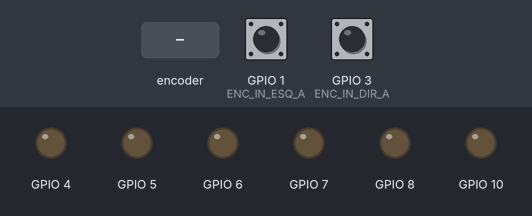
Recording of a program running on a simulated ESP32-C3. Parts: output pins drawn as LEDs (lit = HIGH). Inputs (shaded band) come from the test bench; at power-on: GPIO 3 (ENC_IN_DIR_A) HIGH, GPIO 1 (ENC_IN_ESQ_A) HIGH. What the program prints to the serial monitor is not drawn.

Above: at 1.2 s.
1.3 s: GPIO 3 (ENC_IN_DIR_A) pulled LOW for 1 s
At 2.16 s:
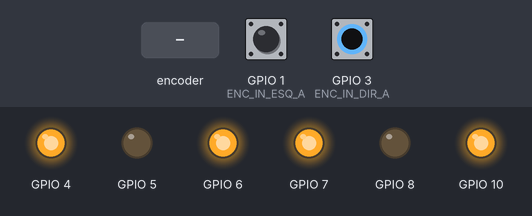
4.3 s: rotary encoder on GPIO 1 (ENC_IN_ESQ_A) / GPIO 0 (ENC_IN_ESQ_B) turned 3 steps (first pin leading)
At 6.4 s:
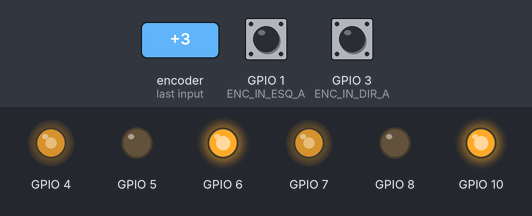
Timing chart, 0 to 8.5 s (numbered marks = the images above; inputs shaded):
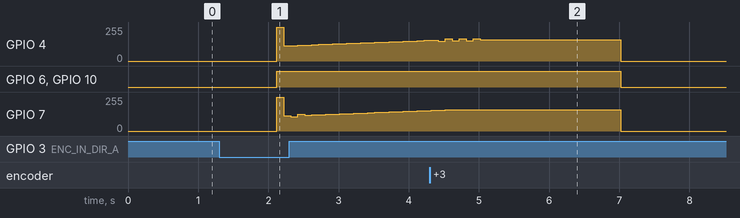

The program:

main.cpp
```cpp
#include <Arduino.h>

#define ENC_IN_ESQ_A 1//0
#define ENC_IN_ESQ_B 0//1
#define ENC_IN_DIR_A 3
#define ENC_IN_DIR_B 2

// Pinos da Ponte H
#define MOT_ESQ_PWM 4
#define MOT_ESQ_IN1 6
#define MOT_ESQ_IN2 5
#define MOT_DIR_PWM 7
#define MOT_DIR_IN1 10
#define MOT_DIR_IN2 8

#define COMPRIMENTO_RODA 0.68 // cm

volatile long ticks_esq = 0;
volatile long ticks_dir = 0;

long ticks_ant_esq = ticks_esq;
long ticks_ant_dir = ticks_dir;

long delta_tempo = 0;

// Variaveis para garantir que o loop principal rode em frequencia fixa (Sem delay!)
long tempo_anterior = 0;
const int INTERVALO_AMOSTRAGEM_MS = 100; // Roda o controle a 20Hz

double kp = 2.0;
double ki = 0.5;
double kd = 1.0;

// Variáveis PID
double erroIntegral = 0;
double erroAnterior = 0;

struct Motor {
      // Pinos de controle (Ponte H)
      int pinPWM;
      int pinIN1;
      int pinIN2;

      // Variáveis de Velocidade
      double velocidadeDesejada;
      double velocidadeAtual;

      // Variáveis do PID
      double erroIntegral;
      double erroAnterior;

      int direcao;
};

Motor motorEsquerdo = {MOT_ESQ_PWM, MOT_ESQ_IN1, MOT_ESQ_IN2, 0.0, 0.0, 0.0, 0.0, 0};
Motor motorDireito  = {MOT_DIR_PWM, MOT_DIR_IN1, MOT_DIR_IN2, 0.0, 0.0, 0.0, 0.0, 0};

// ISR do Encoder Esquerdo
void IRAM_ATTR isr_encoder_esq() {
  /*if (digitalRead(ENC_IN_ESQ_B) == HIGH) {
    ticks_esq++;
  } else {
    ticks_esq--;
  }*/
 ticks_esq++;
}

// ISR do Encoder Direito
void IRAM_ATTR isr_encoder_dir() {
  /*if (digitalRead(ENC_IN_DIR_B) == HIGH) {
    ticks_dir++;
  } else {
    ticks_dir--;
  }*/
 ticks_dir++;
}


void calcula_odometria() {
  // O resgate de variaveis volatile precisa ser rapido.
  // Desligamos as interrupcoes por um microssegundo para copiar os valores e nao corromper os dados.
  noInterrupts();
  long ticks_atuais_esq = ticks_esq;
  long ticks_atuais_dir = ticks_dir;

  interrupts();

  // Quantidade de ticks no intervalo delta de tempo
  int delta_ticks_esq = ticks_atuais_esq - ticks_ant_esq;
  int delta_ticks_dir = ticks_atuais_dir - ticks_ant_dir;


  // Tick por seg
  // Calcular para cada roda
  double vel_esq_ticks = ((double)delta_ticks_esq / ((double)delta_tempo / 1000));
  double vel_dir_ticks = ((double)delta_ticks_dir / ((double)delta_tempo / 1000));


  // Velocidade angular
  // 1 tick /10
  double rot_dir = vel_dir_ticks / 10;
  double rot_esq = vel_esq_ticks / 10;

  motorEsquerdo.velocidadeAtual = rot_esq * COMPRIMENTO_RODA * motorEsquerdo.direcao;
  motorDireito.velocidadeAtual = rot_dir * COMPRIMENTO_RODA * motorDireito.direcao;

  Serial.print("Delta ticks (esq) (dir) = ");
  Serial.print(delta_ticks_esq);
  Serial.print("    ");
  Serial.println(delta_ticks_dir);

  Serial.print("Velocidade Linear (esq) (dir) = ");
  Serial.print(motorEsquerdo.velocidadeAtual);
  Serial.print("    ");
  Serial.println(motorDireito.velocidadeAtual);

  ticks_ant_esq = ticks_atuais_esq;
  ticks_ant_dir = ticks_atuais_dir;

}

void calcularPIDMotor(Motor *motor)
{
      if (delta_tempo <= 0) return;

      // Cálculo do Erro
      double erro = motor->velocidadeDesejada - motor->velocidadeAtual;

      // Termo Integral com Anti-Windup
      motor->erroIntegral += erro * (delta_tempo / 1000.0);
      motor->erroIntegral = constrain(motor->erroIntegral, -100.0, 100.0);

      // Termo Derivativo
      double erroDerivativo = (erro - motor->erroAnterior) / (delta_tempo / 1000.0);

      // Sinal de Saída usando os Kps globais
      double sinalSaida = (kp * erro) + (ki * motor->erroIntegral) + (kd * erroDerivativo);

      // Tratamento de parada
      if (motor->velocidadeDesejada == 0)
      {
      sinalSaida = 0;
      motor->erroIntegral = 0;
      }

      // Direção dos pinos da Ponte H
      if (sinalSaida > 0)
      {
        motor->direcao = 1;
      digitalWrite(motor->pinIN1, HIGH);
      digitalWrite(motor->pinIN2, LOW);
      }
      else if (sinalSaida < 0)
      {
        motor->direcao = -1;
      digitalWrite(motor->pinIN1, LOW);
      digitalWrite(motor->pinIN2, HIGH);
      }
      else
      {
      digitalWrite(motor->pinIN1, LOW);
      digitalWrite(motor->pinIN2, LOW);
      }

      // Cálculo do PWM com Offset para atrito estático
      int pwm = abs((int)sinalSaida);
      if (motor->velocidadeDesejada != 0 && pwm > 0)
      {
      pwm = pwm + 30; // Mínimo PWM para dar a partida
      }
      pwm = constrain(pwm, 0, 255);

      // Enviar PWM para a Ponte H
      analogWrite(motor->pinPWM, pwm);

      // Atualizar erro anterior do motor
      motor->erroAnterior = erro;
}

void setup() {
  Serial.begin(9600);

  // Encoders
  pinMode(ENC_IN_ESQ_A, INPUT_PULLUP);
  pinMode(ENC_IN_ESQ_B, INPUT_PULLUP);
  pinMode(ENC_IN_DIR_A, INPUT_PULLUP);
  pinMode(ENC_IN_DIR_B, INPUT_PULLUP);
  attachInterrupt(digitalPinToInterrupt(ENC_IN_ESQ_A), isr_encoder_esq, RISING);
  attachInterrupt(digitalPinToInterrupt(ENC_IN_DIR_A), isr_encoder_dir, RISING);

  // Motores
  pinMode(motorEsquerdo.pinPWM, OUTPUT);
  pinMode(motorEsquerdo.pinIN1, OUTPUT);
  pinMode(motorEsquerdo.pinIN2, OUTPUT);
  pinMode(motorDireito.pinPWM, OUTPUT);
  pinMode(motorDireito.pinIN1, OUTPUT);
  pinMode(motorDireito.pinIN2, OUTPUT);

  motorDireito.velocidadeDesejada = 0;
  motorEsquerdo.velocidadeDesejada = 0;


  Serial.println("Sistema Iniciado. Aguardando inicio dos ciclos de controle...");
}

void loop() {
  unsigned long tempo_atual = millis();
  delta_tempo = tempo_atual - tempo_anterior;

  if (delta_tempo >= INTERVALO_AMOSTRAGEM_MS) {
    calcula_odometria();
    calcularPIDMotor(&motorDireito);
    calcularPIDMotor(&motorEsquerdo);
    tempo_anterior = tempo_atual;
  }

  if (tempo_atual > 2000 && tempo_atual < 7000)
  {
    motorDireito.velocidadeDesejada = 40;
    motorEsquerdo.velocidadeDesejada = 40;
  }

  if (tempo_atual > 7000)
  {
    motorDireito.velocidadeDesejada = 0;
    motorEsquerdo.velocidadeDesejada = 0;
  }
}
```
